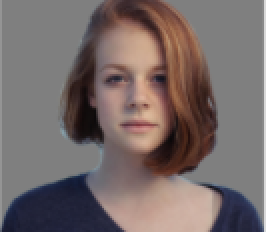
#> input picture ImageHash prototype/Similar images/3.png, 133 x 116 px, given in place of Similar images, which was not available (shown 2 times larger)
$ python ImageHash.py
#> lines starting #> are read from the running program, lines starting #| are printed output that depends on the picture; pictures that were not available may be replaced by others from this repository, and a replacement may not be noted
#> the answer given: Similar images
#> the answer given: Similar images
#> in main, image1 is the input picture: PIL image 133x116 RGBA; mean R, G, B, A 118.3, 106.1, 104.8, 255
#> the answer given: Similar images
from PIL import Image
import numpy as np

def GetImageHash(image):
    resized = image.resize((64,64))
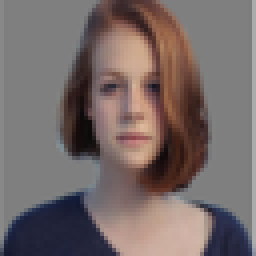
#> resized: PIL image 64x64 RGBA (shown 4 times larger); mean R, G, B, A 118.1, 106, 104.7, 255
    gray = resized.convert("L")
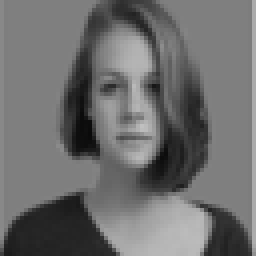
#> gray: PIL image 64x64 L (shown 4 times larger); min 10, max 192, mean 109.5
    arr = np.array(gray)
    threshold = np.mean(arr)
#> threshold = 109.5
    hash = np.array([1 if i >= threshold else 0 for i in arr.flatten()])
#> hash = 4096 values, max 1 at index 0, min 0 at index 25, mean 0.649
    return hash

def GetDifferenceCoef(image1, image2):
    hash1 = GetImageHash(image1)
#> hash1 has the same summary as hash in GetImageHash
    hash2 = GetImageHash(image2)
#> hash2 has the same summary as hash in GetImageHash
    return np.count_nonzero(hash1!=hash2)/len(hash1)

def main():
    directory_name = input("Введите название папки: ")
    image1 = Image.open(f'{directory_name}\\{input("Введите название первой картинки: ")}')
    image2 = Image.open(f'{directory_name}\\{input("Введите название второй картинки: ")}')
    sim = GetDifferenceCoef(image1,image2)
#> sim = 0
    print(sim)
#| 0.0

if __name__ == "__main__":
    main()

$ run again, on ImageHash prototype/Similar images/4.png
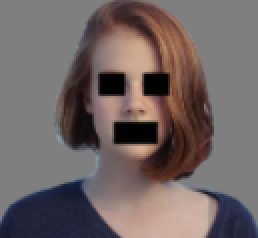
#> input picture ImageHash prototype/Similar images/4.png, 129 x 119 px, given in place of Similar images, which was not available (shown 2 times larger)
#> in main, image1 is the input picture: PIL image 129x119 RGBA; mean R, G, B, A 112.3, 101.2, 100.2, 255
#> in GetImageHash, `resized = image.resize((64,64))`:
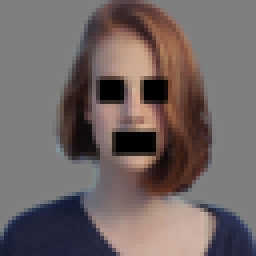
#> resized: PIL image 64x64 RGBA (shown 4 times larger); mean R, G, B, A 112.3, 101.2, 100.2, 255
#> in GetImageHash, `gray = resized.convert("L")`:
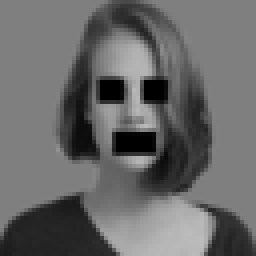
#> gray: PIL image 64x64 L (shown 4 times larger); min 0, max 188, mean 104.4
#> threshold = 104.4
#> hash = 4096 values, max 1 at index 0, min 0 at index 27, mean 0.64
#> hash1 has the same summary as hash in GetImageHash
#> hash2 has the same summary as hash in GetImageHash
#> sim = 0
#| 0.0

$ run again, on ImageHash prototype/Similar images/5.png
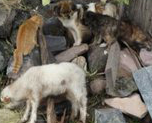
#> input picture ImageHash prototype/Similar images/5.png, 152 x 123 px, given in place of Similar images, which was not available
#> in main, image1 is the input picture: PIL image 152x123 RGBA; mean R, G, B, A 111.9, 105, 94.2, 255
#> in GetImageHash, `resized = image.resize((64,64))`:
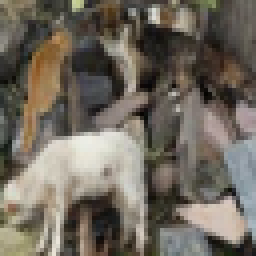
#> resized: PIL image 64x64 RGBA (shown 4 times larger); mean R, G, B, A 111.9, 105, 94.2, 255
#> in GetImageHash, `gray = resized.convert("L")`:
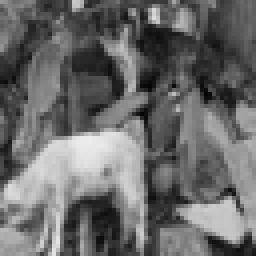
#> gray: PIL image 64x64 L (shown 4 times larger); min 4, max 237, mean 105.8
#> threshold = 105.8
#> hash = 4096 values, max 1 at index 0, min 0 at index 9, mean 0.45
#> hash1 has the same summary as hash in GetImageHash
#> hash2 has the same summary as hash in GetImageHash
#> sim = 0
#| 0.0
